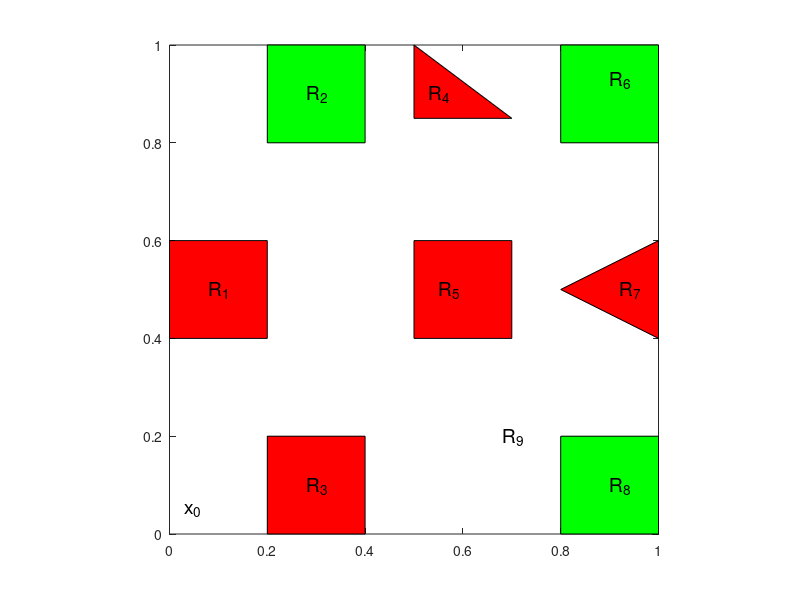

MATLAB code to generate this figure: (Note: this script raises an error after producing the figure.)
close all
clear
N=100; %number of sampled points
r=0.2; %radius of PRM algorithm
% points(1,:)=rand(1,2); %Initial point of the agent
points(1,:)=[0,0]; %Initial point of the agent
points(2:N,:)=rand(N-1,2); %sampled points

%to save obstacle and live regions
obsx=cell(1); 
obsy=cell(1);
livex=cell(1);
livey=cell(1);
%obstacle regions. obsx(i) contains x coordinates of the obstacle i. The
%elements of obsx(i)=num of vertices of ith obstacle+1
obsx(1,1)={[0,0.2,0.2,0,0]};
obsy(1,1)={[0.4,0.4,0.6,0.6,0.4]};

obsx(2,1)={[0.5,0.7,0.7,0.5,0.5]};
obsy(2,1)={[0.4,0.4,0.6,0.6,0.4]};

obsx(3,1)={[0.8,1,1,0.8]};
obsy(3,1)={[0.5,0.4,0.6,0.5]};

obsx(4,1)={[0.5,0.5,0.7,0.5]};
obsy(4,1)={[1,0.85,0.85,1]};

obsx(5,1)={[0.2,0.4,0.4,0.2,0.2]};
obsy(5,1)={[0,0,0.2,0.2,0]};

%liveness regions
livex(1,1)={[0.2,0.4,0.4,0.2,0.2]};
livey(1,1)={[0.8,0.8,1,1,0.8]};

livex(2,1)={[0.8,1,1,0.8,0.8]};
livey(2,1)={[0.8,0.8,1,1,0.8]};

livex(3,1)={[0.8,1,1,0.8,0.8]};
livey(3,1)={[0,0,0.2,0.2,0]};

obs_num=size(obsx,1);
live_num=size(livex,1);

%plot the regions
figure(1)
hold on;
axis equal;
xlim([0 1]); 
ylim([0 1]);
box on;

for i=1:size(obsx,1)
    fill(cell2mat(obsx(i)),cell2mat(obsy(i)),'r')
end

for i=1:size(livex,1)
    fill(cell2mat(livex(i)),cell2mat(livey(i)),'g')
end

text(0.03,0.05, 'x_0','FontSize', 14);
text(0.08,0.5, 'R_1','FontSize', 14);
text(0.28,0.9, 'R_2','FontSize', 14);
text(0.28,0.1, 'R_3','FontSize', 14);
text(0.53,0.9, 'R_4','FontSize', 14);
text(0.55,0.5, 'R_5','FontSize', 14);
text(0.9,0.93, 'R_6','FontSize', 14);
text(0.92,0.5, 'R_7','FontSize', 14);
text(0.9,0.1, 'R_8','FontSize', 14);
text(0.68,0.2, 'R_9','FontSize', 14);
scatter (points(1,1),points(1,2),800,'.','b');

%plot the sampled points
scatter (points(:,1),points(:,2),'.','k');
scatter (points(1,1),points(1,2),800,'.','b');

[obs_state_smv, live_state_smv]=define(N,points,obs_num,live_num,obsx,obsy,livex,livey); %find the points which are inside the obstacle and live regions
[trans, trans_smv_fnl] =cons_trans(N,points,r,obs_num,live_num,obsx,obsy,livex,livey); %construct appropriate transitions

%plot transitions
for i=1:size(trans,1)
    X=[points(trans(i,1),1),points(trans(i,2),1)];
    Y=[points(trans(i,1),2),points(trans(i,2),2)];
    plot(X,Y,'k')
end




